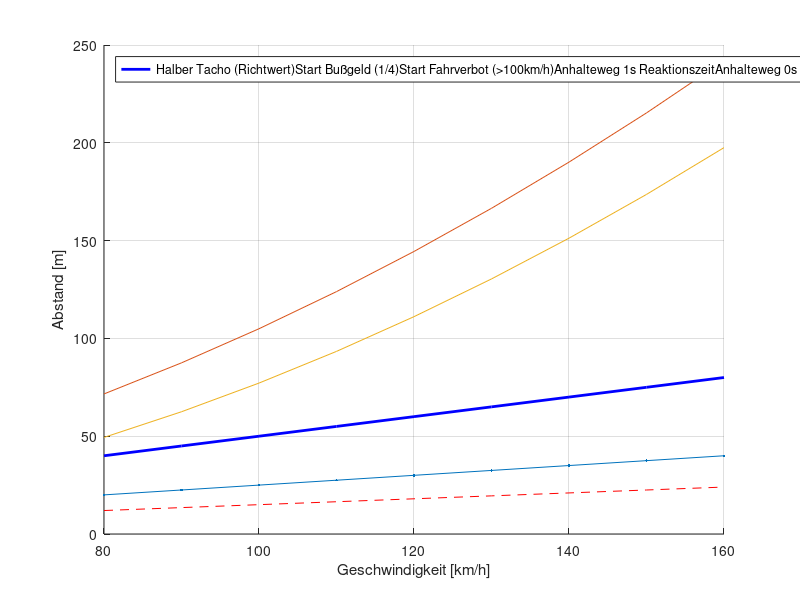

Write the MATLAB code that produced this figure.
% Sicherheitsabstand
speed = 80:10:160;  % Geschwindigkeit [km/h]

% Bußgeld in Deutschland
% Quelle Bußgeld: https://www.bussgeldkatalog.org/abstand/ (Stand: 21.01.2025)

v_2 = speed./2;          % halber Tacho
v_4 = v_2.*(5/10);       % viertel Tacho (Start Bußgeld)
v_2_3_10 = v_2.*(3/10);  % Start Fahrverbot (wenn über 100km/h)

% Anhalteweg
% Quelle Beschleunigungswert: https://copradar.com/chapts/references/acceleration.html
% "Many safety experts use 15 ft/sec2 (0.47 g's) as the maximum deceleration
% that is safe for the average driver to maintain control"

breaking_acceleration = 5;  % [m/s^2]

speed_meter_per_second = speed/3.6;

reaction_time = 1;  % [s]
stop_distance_1s = ...
    speed_meter_per_second .* reaction_time + ...
    speed_meter_per_second.^2 ./ (2*breaking_acceleration);

reaction_time = 0;  % [s]
stop_distance_0s = ...
    speed_meter_per_second .* reaction_time + ...
    speed_meter_per_second.^2 ./ (2*breaking_acceleration);

% Plot
figure(1); clf; grid on; hold on;
xlabel("Geschwindigkeit [km/h]"); ylabel("Abstand [m]");

plot(speed, v_2, "b", "LineWidth",2)
plot(speed, v_4, ".-")
plot(speed, v_2_3_10, "r--")

plot(speed, stop_distance_1s)
plot(speed, stop_distance_0s)

legend([...
    "Halber Tacho (Richtwert)", ...
    "Start Bußgeld (1/4)", ...
    "Start Fahrverbot (>100km/h)",...
    "Anhalteweg 1s Reaktionszeit",...
    "Anhalteweg 0s Reaktionszeit"
    ],...
    "Location","northwest")

